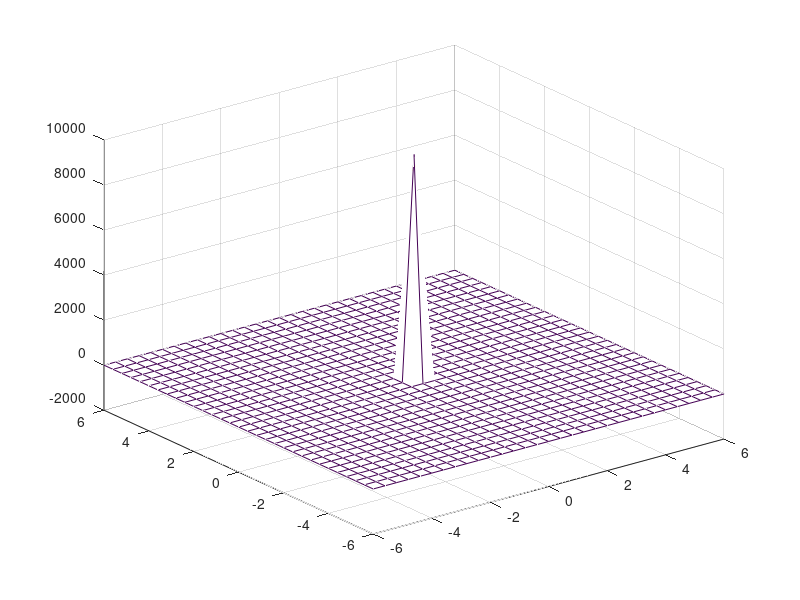

Here is the MATLAB script that generated this plot:
x = -6:0.4:6;
y = x;
[X, Y] = meshgrid(x, y);

% Menambahkan offset kecil agar tidak terjadi pembagian dengan nol
R = sqrt(X.^2 + Y.^2) + 0.0001;
Z = cos(R) ./ R;

mesh(X, Y, Z);
